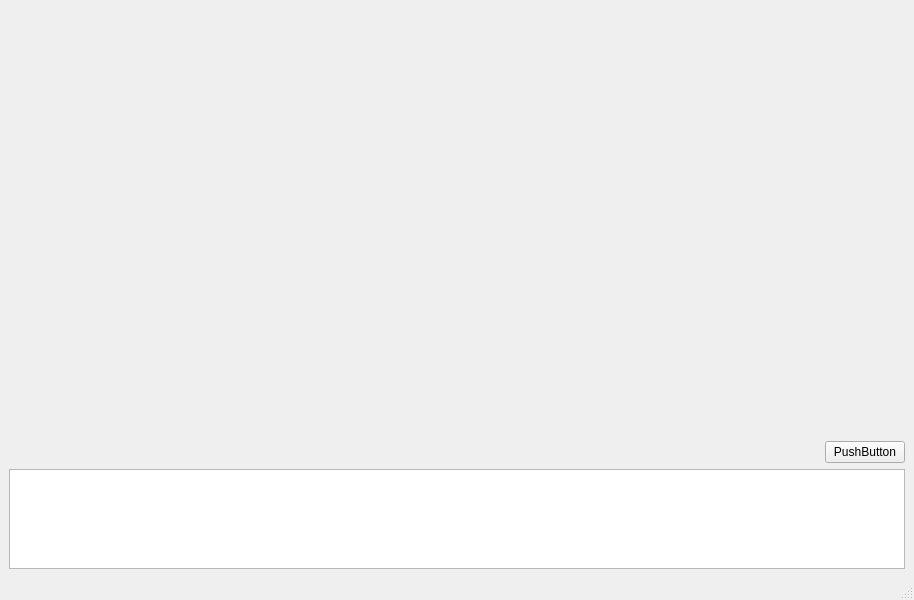
<?xml version="1.0" encoding="UTF-8"?>
<ui version="4.0">
 <class>mainWindow</class>
 <widget class="QMainWindow" name="mainWindow">
  <property name="geometry">
   <rect>
    <x>0</x>
    <y>0</y>
    <width>914</width>
    <height>600</height>
   </rect>
  </property>
  <property name="sizePolicy">
   <sizepolicy hsizetype="Expanding" vsizetype="Expanding">
    <horstretch>0</horstretch>
    <verstretch>0</verstretch>
   </sizepolicy>
  </property>
  <property name="minimumSize">
   <size>
    <width>0</width>
    <height>0</height>
   </size>
  </property>
  <property name="windowTitle">
   <string>节日倒计时 - by orzanglei v1.0</string>
  </property>
  <widget class="QWidget" name="centralwidget">
   <property name="sizePolicy">
    <sizepolicy hsizetype="Expanding" vsizetype="Minimum">
     <horstretch>0</horstretch>
     <verstretch>0</verstretch>
    </sizepolicy>
   </property>
   <layout class="QVBoxLayout" name="verticalLayout">
    <item>
     <layout class="QGridLayout" name="gridLayout">
      <property name="sizeConstraint">
       <enum>QLayout::SetDefaultConstraint</enum>
      </property>
     </layout>
    </item>
    <item>
     <spacer name="verticalSpacer">
      <property name="orientation">
       <enum>Qt::Vertical</enum>
      </property>
      <property name="sizeHint" stdset="0">
       <size>
        <width>20</width>
        <height>40</height>
       </size>
      </property>
     </spacer>
    </item>
    <item>
     <layout class="QHBoxLayout" name="horizontalLayout">
      <item>
       <spacer name="horizontalSpacer">
        <property name="orientation">
         <enum>Qt::Horizontal</enum>
        </property>
        <property name="sizeType">
         <enum>QSizePolicy::Expanding</enum>
        </property>
        <property name="sizeHint" stdset="0">
         <size>
          <width>40</width>
          <height>20</height>
         </size>
        </property>
       </spacer>
      </item>
      <item>
       <widget class="QPushButton" name="pushButton">
        <property name="text">
         <string>PushButton</string>
        </property>
       </widget>
      </item>
     </layout>
    </item>
    <item>
     <widget class="QTextEdit" name="textEdit">
      <property name="enabled">
       <bool>true</bool>
      </property>
      <property name="sizePolicy">
       <sizepolicy hsizetype="Expanding" vsizetype="Expanding">
        <horstretch>0</horstretch>
        <verstretch>0</verstretch>
       </sizepolicy>
      </property>
      <property name="minimumSize">
       <size>
        <width>500</width>
        <height>100</height>
       </size>
      </property>
      <property name="maximumSize">
       <size>
        <width>16777215</width>
        <height>100</height>
       </size>
      </property>
     </widget>
    </item>
   </layout>
  </widget>
  <widget class="QMenuBar" name="menubar">
   <property name="geometry">
    <rect>
     <x>0</x>
     <y>0</y>
     <width>914</width>
     <height>23</height>
    </rect>
   </property>
  </widget>
  <widget class="QStatusBar" name="statusbar"/>
 </widget>
 <resources>
  <include location="button.qrc"/>
 </resources>
 <connections/>
</ui>
